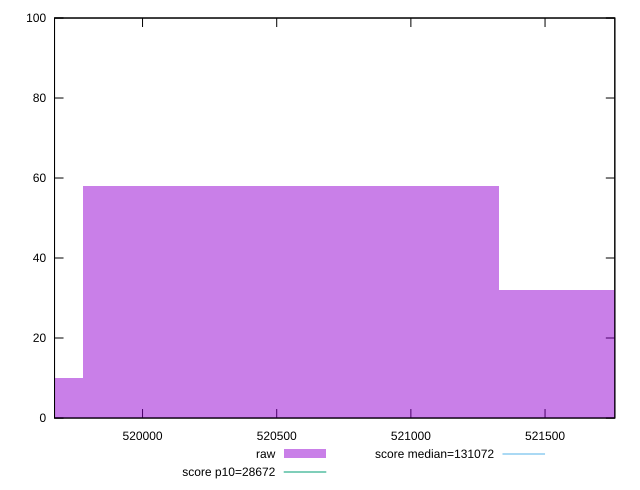

Recreate this plot in gnuplot.
reset

$raw <<EOF
520552.3513202819 58
522101.6142706399 32
519003.08836992393 10
EOF

set key outside below
set boxwidth 1549.262950357982
set xrange [519672.01432945376:521760.05728320923]
set yrange [0:100]
set trange [0:100]
set style fill transparent solid 0.5 noborder

set parametric
set terminal svg size 640, 490 enhanced background rgb 'white'
set output "reprap/uses-long-cache-ttl/samples/pages+cached+noexternal+nomedia+nocss+nojs/raw/histogram.svg"

plot $raw title "raw" with boxes, \
     28672,t title "score p10=28672", \
     131072,t title "score median=131072"

reset
